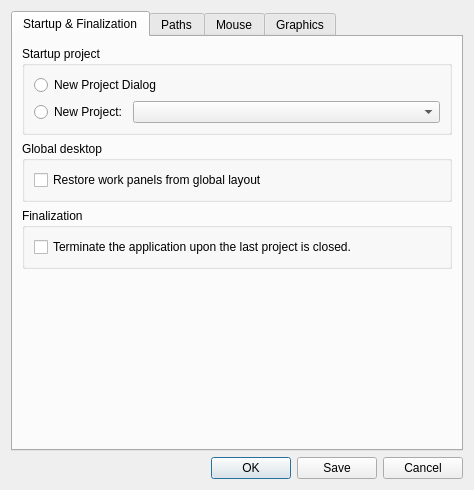
<?xml version="1.0" encoding="UTF-8"?>
<ui version="4.0">
 <class>GlobalSetupWorkPanel</class>
 <widget class="QWidget" name="GlobalSetupWorkPanel">
  <property name="geometry">
   <rect>
    <x>0</x>
    <y>0</y>
    <width>474</width>
    <height>490</height>
   </rect>
  </property>
  <property name="windowTitle">
   <string>Global Setup</string>
  </property>
  <property name="windowIcon">
   <iconset>
    <normaloff>:/images/AdminWorkPanels/global_setup.png</normaloff>:/images/AdminWorkPanels/global_setup.png</iconset>
  </property>
  <layout class="QVBoxLayout" name="_2">
   <item>
    <widget class="QTabWidget" name="tabWidget">
     <property name="layoutDirection">
      <enum>Qt::LeftToRight</enum>
     </property>
     <property name="currentIndex">
      <number>0</number>
     </property>
     <widget class="QWidget" name="desktopTab">
      <attribute name="title">
       <string>Startup &amp;&amp; Finalization</string>
      </attribute>
      <layout class="QVBoxLayout" name="_3">
       <item>
        <widget class="QGroupBox" name="groupBox2">
         <property name="toolTip">
          <string>Configure what is loaded on program startup.</string>
         </property>
         <property name="title">
          <string>Startup project</string>
         </property>
         <layout class="QVBoxLayout" name="_4">
          <item>
           <widget class="QRadioButton" name="newProjectRB">
            <property name="text">
             <string>New Project Dialog</string>
            </property>
            <property name="checked">
             <bool>false</bool>
            </property>
           </widget>
          </item>
          <item>
           <layout class="QHBoxLayout" name="_5">
            <item>
             <widget class="QRadioButton" name="userProjectRB">
              <property name="sizePolicy">
               <sizepolicy hsizetype="Minimum" vsizetype="Fixed">
                <horstretch>0</horstretch>
                <verstretch>0</verstretch>
               </sizepolicy>
              </property>
              <property name="text">
               <string>New Project:</string>
              </property>
             </widget>
            </item>
            <item>
             <widget class="QComboBox" name="projectsCB">
              <property name="sizePolicy">
               <sizepolicy hsizetype="Preferred" vsizetype="Preferred">
                <horstretch>1</horstretch>
                <verstretch>0</verstretch>
               </sizepolicy>
              </property>
             </widget>
            </item>
           </layout>
          </item>
         </layout>
        </widget>
       </item>
       <item>
        <widget class="QGroupBox" name="groupBox">
         <property name="title">
          <string>Global desktop</string>
         </property>
         <layout class="QVBoxLayout" name="verticalLayout">
          <item>
           <widget class="QCheckBox" name="desktopRestoreCB">
            <property name="text">
             <string>Restore work panels from global layout</string>
            </property>
           </widget>
          </item>
         </layout>
        </widget>
       </item>
       <item>
        <widget class="QGroupBox" name="groupBox_2">
         <property name="title">
          <string>Finalization</string>
         </property>
         <layout class="QVBoxLayout" name="verticalLayout_3">
          <item>
           <widget class="QCheckBox" name="terminateApplicationAfterLastProjectCB">
            <property name="text">
             <string>Terminate the application upon the last project is closed.</string>
            </property>
           </widget>
          </item>
         </layout>
        </widget>
       </item>
       <item>
        <spacer>
         <property name="orientation">
          <enum>Qt::Vertical</enum>
         </property>
         <property name="sizeHint" stdset="0">
          <size>
           <width>20</width>
           <height>40</height>
          </size>
         </property>
        </spacer>
       </item>
      </layout>
     </widget>
     <widget class="QWidget" name="pathsTab">
      <attribute name="title">
       <string>Paths</string>
      </attribute>
      <layout class="QVBoxLayout">
       <item>
        <widget class="QGroupBox" name="groupBox3">
         <property name="sizePolicy">
          <sizepolicy hsizetype="Preferred" vsizetype="Maximum">
           <horstretch>0</horstretch>
           <verstretch>0</verstretch>
          </sizepolicy>
         </property>
         <property name="title">
          <string>Setup</string>
         </property>
         <property name="alignment">
          <set>Qt::AlignLeading|Qt::AlignLeft|Qt::AlignTop</set>
         </property>
         <layout class="QVBoxLayout">
          <item>
           <widget class="QRadioButton" name="fixedPathRB">
            <property name="text">
             <string>Use fixed path</string>
            </property>
           </widget>
          </item>
          <item>
           <widget class="QRadioButton" name="lastPathRB">
            <property name="text">
             <string>Use the same dynamic path for all modules</string>
            </property>
            <property name="checked">
             <bool>true</bool>
            </property>
           </widget>
          </item>
          <item>
           <widget class="QRadioButton" name="lastModulePathCB">
            <property name="text">
             <string>Use dynamic paths </string>
            </property>
           </widget>
          </item>
         </layout>
        </widget>
       </item>
       <item>
        <widget class="QGroupBox" name="groupBox_4">
         <property name="title">
          <string>Paths</string>
         </property>
         <layout class="QGridLayout" name="gridLayout_2">
          <item row="0" column="0">
           <widget class="QLabel" name="label_8">
            <property name="text">
             <string>Fixed path:</string>
            </property>
           </widget>
          </item>
          <item row="0" column="1">
           <widget class="QLineEdit" name="fixedPathLE">
            <property name="text">
             <string/>
            </property>
           </widget>
          </item>
          <item row="0" column="2">
           <widget class="QToolButton" name="getFixedPathTB">
            <property name="text">
             <string>...</string>
            </property>
           </widget>
          </item>
          <item row="1" column="0">
           <widget class="QLabel" name="label_9">
            <property name="text">
             <string>Last path:</string>
            </property>
           </widget>
          </item>
          <item row="1" column="1" colspan="2">
           <widget class="QLineEdit" name="dynamicPathLE">
            <property name="enabled">
             <bool>false</bool>
            </property>
           </widget>
          </item>
         </layout>
        </widget>
       </item>
       <item>
        <widget class="QGroupBox" name="groupBox_3">
         <property name="title">
          <string>Module Paths</string>
         </property>
         <layout class="QVBoxLayout" name="verticalLayout_4">
          <item>
           <widget class="QTreeView" name="modulePathsTV">
            <property name="rootIsDecorated">
             <bool>false</bool>
            </property>
            <property name="sortingEnabled">
             <bool>true</bool>
            </property>
           </widget>
          </item>
          <item>
           <layout class="QHBoxLayout" name="horizontalLayout_3">
            <item>
             <spacer name="horizontalSpacer_2">
              <property name="orientation">
               <enum>Qt::Horizontal</enum>
              </property>
              <property name="sizeHint" stdset="0">
               <size>
                <width>40</width>
                <height>20</height>
               </size>
              </property>
             </spacer>
            </item>
            <item>
             <widget class="QPushButton" name="clearModulePathsTB">
              <property name="text">
               <string>Clear</string>
              </property>
             </widget>
            </item>
           </layout>
          </item>
         </layout>
        </widget>
       </item>
       <item>
        <spacer>
         <property name="orientation">
          <enum>Qt::Vertical</enum>
         </property>
         <property name="sizeHint" stdset="0">
          <size>
           <width>20</width>
           <height>40</height>
          </size>
         </property>
        </spacer>
       </item>
      </layout>
     </widget>
     <widget class="QWidget" name="tab">
      <attribute name="title">
       <string>Mouse</string>
      </attribute>
      <layout class="QGridLayout" name="gridLayout">
       <item row="3" column="0">
        <widget class="QLabel" name="label_3">
         <property name="text">
          <string>Translation sensitivity:</string>
         </property>
        </widget>
       </item>
       <item row="2" column="2">
        <widget class="QDoubleSpinBox" name="RSensitivityYSB">
         <property name="sizePolicy">
          <sizepolicy hsizetype="Minimum" vsizetype="Fixed">
           <horstretch>0</horstretch>
           <verstretch>0</verstretch>
          </sizepolicy>
         </property>
         <property name="alignment">
          <set>Qt::AlignRight|Qt::AlignTrailing|Qt::AlignVCenter</set>
         </property>
         <property name="decimals">
          <number>3</number>
         </property>
         <property name="singleStep">
          <double>0.020000000000000</double>
         </property>
        </widget>
       </item>
       <item row="7" column="0" colspan="4">
        <layout class="QHBoxLayout" name="horizontalLayout">
         <item>
          <widget class="QPushButton" name="restoreMouseSystemDefaultsPB">
           <property name="text">
            <string>System defaults</string>
           </property>
          </widget>
         </item>
         <item>
          <widget class="QPushButton" name="restoreMouseUserDefaultsPB">
           <property name="text">
            <string>User defaults</string>
           </property>
          </widget>
         </item>
         <item>
          <spacer name="horizontalSpacer">
           <property name="orientation">
            <enum>Qt::Horizontal</enum>
           </property>
           <property name="sizeHint" stdset="0">
            <size>
             <width>40</width>
             <height>20</height>
            </size>
           </property>
          </spacer>
         </item>
         <item>
          <widget class="QPushButton" name="applyUserMouseSetupPB">
           <property name="text">
            <string>Apply</string>
           </property>
          </widget>
         </item>
        </layout>
       </item>
       <item row="3" column="1">
        <widget class="QDoubleSpinBox" name="MSensitivityXSB">
         <property name="sizePolicy">
          <sizepolicy hsizetype="Minimum" vsizetype="Fixed">
           <horstretch>0</horstretch>
           <verstretch>0</verstretch>
          </sizepolicy>
         </property>
         <property name="alignment">
          <set>Qt::AlignRight|Qt::AlignTrailing|Qt::AlignVCenter</set>
         </property>
         <property name="decimals">
          <number>3</number>
         </property>
         <property name="singleStep">
          <double>0.020000000000000</double>
         </property>
        </widget>
       </item>
       <item row="4" column="0">
        <widget class="QLabel" name="label_4">
         <property name="text">
          <string>Wheel sensitivity:</string>
         </property>
        </widget>
       </item>
       <item row="0" column="1" colspan="3">
        <widget class="QComboBox" name="DefaultMouseModeCB">
         <item>
          <property name="text">
           <string>SRT</string>
          </property>
         </item>
         <item>
          <property name="text">
           <string>Select</string>
          </property>
         </item>
         <item>
          <property name="text">
           <string>Rotate</string>
          </property>
         </item>
         <item>
          <property name="text">
           <string>Translate</string>
          </property>
         </item>
         <item>
          <property name="text">
           <string>Scale</string>
          </property>
         </item>
        </widget>
       </item>
       <item row="3" column="2">
        <widget class="QDoubleSpinBox" name="MSensitivityYSB">
         <property name="sizePolicy">
          <sizepolicy hsizetype="Minimum" vsizetype="Fixed">
           <horstretch>0</horstretch>
           <verstretch>0</verstretch>
          </sizepolicy>
         </property>
         <property name="alignment">
          <set>Qt::AlignRight|Qt::AlignTrailing|Qt::AlignVCenter</set>
         </property>
         <property name="decimals">
          <number>3</number>
         </property>
         <property name="singleStep">
          <double>0.020000000000000</double>
         </property>
        </widget>
       </item>
       <item row="0" column="0">
        <widget class="QLabel" name="label">
         <property name="sizePolicy">
          <sizepolicy hsizetype="Minimum" vsizetype="Preferred">
           <horstretch>0</horstretch>
           <verstretch>0</verstretch>
          </sizepolicy>
         </property>
         <property name="text">
          <string>Default mouse model:</string>
         </property>
        </widget>
       </item>
       <item row="3" column="3">
        <widget class="QDoubleSpinBox" name="MSensitivityZSB">
         <property name="sizePolicy">
          <sizepolicy hsizetype="Minimum" vsizetype="Fixed">
           <horstretch>0</horstretch>
           <verstretch>0</verstretch>
          </sizepolicy>
         </property>
         <property name="alignment">
          <set>Qt::AlignRight|Qt::AlignTrailing|Qt::AlignVCenter</set>
         </property>
         <property name="decimals">
          <number>3</number>
         </property>
         <property name="singleStep">
          <double>0.020000000000000</double>
         </property>
        </widget>
       </item>
       <item row="2" column="1">
        <widget class="QDoubleSpinBox" name="RSensitivityXSB">
         <property name="sizePolicy">
          <sizepolicy hsizetype="Minimum" vsizetype="Fixed">
           <horstretch>0</horstretch>
           <verstretch>0</verstretch>
          </sizepolicy>
         </property>
         <property name="alignment">
          <set>Qt::AlignRight|Qt::AlignTrailing|Qt::AlignVCenter</set>
         </property>
         <property name="decimals">
          <number>3</number>
         </property>
         <property name="singleStep">
          <double>0.020000000000000</double>
         </property>
        </widget>
       </item>
       <item row="2" column="3">
        <widget class="QDoubleSpinBox" name="RSensitivityZSB">
         <property name="sizePolicy">
          <sizepolicy hsizetype="Minimum" vsizetype="Fixed">
           <horstretch>0</horstretch>
           <verstretch>0</verstretch>
          </sizepolicy>
         </property>
         <property name="alignment">
          <set>Qt::AlignRight|Qt::AlignTrailing|Qt::AlignVCenter</set>
         </property>
         <property name="decimals">
          <number>3</number>
         </property>
         <property name="singleStep">
          <double>0.020000000000000</double>
         </property>
        </widget>
       </item>
       <item row="5" column="0" colspan="4">
        <widget class="QCheckBox" name="ThreeButtonsCB">
         <property name="text">
          <string>Three button emulation</string>
         </property>
        </widget>
       </item>
       <item row="6" column="0">
        <spacer name="verticalSpacer">
         <property name="orientation">
          <enum>Qt::Vertical</enum>
         </property>
         <property name="sizeHint" stdset="0">
          <size>
           <width>20</width>
           <height>40</height>
          </size>
         </property>
        </spacer>
       </item>
       <item row="2" column="0">
        <widget class="QLabel" name="label_2">
         <property name="text">
          <string>Rotation sensitivity:</string>
         </property>
        </widget>
       </item>
       <item row="1" column="1">
        <widget class="QLabel" name="label_5">
         <property name="text">
          <string>X</string>
         </property>
         <property name="alignment">
          <set>Qt::AlignCenter</set>
         </property>
        </widget>
       </item>
       <item row="1" column="2">
        <widget class="QLabel" name="label_6">
         <property name="text">
          <string>Y</string>
         </property>
         <property name="alignment">
          <set>Qt::AlignCenter</set>
         </property>
        </widget>
       </item>
       <item row="1" column="3">
        <widget class="QLabel" name="label_7">
         <property name="text">
          <string>Z</string>
         </property>
         <property name="alignment">
          <set>Qt::AlignCenter</set>
         </property>
        </widget>
       </item>
       <item row="4" column="2">
        <widget class="QDoubleSpinBox" name="WSensitivityYSB">
         <property name="sizePolicy">
          <sizepolicy hsizetype="Minimum" vsizetype="Fixed">
           <horstretch>0</horstretch>
           <verstretch>0</verstretch>
          </sizepolicy>
         </property>
         <property name="alignment">
          <set>Qt::AlignRight|Qt::AlignTrailing|Qt::AlignVCenter</set>
         </property>
         <property name="decimals">
          <number>3</number>
         </property>
         <property name="singleStep">
          <double>0.020000000000000</double>
         </property>
        </widget>
       </item>
      </layout>
     </widget>
     <widget class="QWidget" name="tab_2">
      <attribute name="title">
       <string>Graphics</string>
      </attribute>
      <layout class="QVBoxLayout" name="verticalLayout_2">
       <item>
        <widget class="QCheckBox" name="multisamplingCB">
         <property name="text">
          <string>Enable multisampling if available</string>
         </property>
        </widget>
       </item>
       <item>
        <widget class="QCheckBox" name="quadStereoCB">
         <property name="text">
          <string>Enable quad buffer stereo if available</string>
         </property>
        </widget>
       </item>
       <item>
        <widget class="QLabel" name="label_10">
         <property name="text">
          <string>&lt;html&gt;&lt;head/&gt;&lt;body&gt;&lt;p&gt;&lt;span style=&quot; font-weight:600;&quot;&gt;Note: &lt;/span&gt;Changes will only propagates to new graphics views.&lt;/p&gt;&lt;/body&gt;&lt;/html&gt;</string>
         </property>
        </widget>
       </item>
       <item>
        <spacer name="verticalSpacer_2">
         <property name="orientation">
          <enum>Qt::Vertical</enum>
         </property>
         <property name="sizeHint" stdset="0">
          <size>
           <width>20</width>
           <height>40</height>
          </size>
         </property>
        </spacer>
       </item>
      </layout>
     </widget>
    </widget>
   </item>
   <item>
    <widget class="QDialogButtonBox" name="buttonBox">
     <property name="standardButtons">
      <set>QDialogButtonBox::Cancel|QDialogButtonBox::Ok|QDialogButtonBox::Save</set>
     </property>
     <property name="centerButtons">
      <bool>false</bool>
     </property>
    </widget>
   </item>
  </layout>
 </widget>
 <resources/>
 <connections>
  <connection>
   <sender>buttonBox</sender>
   <signal>rejected()</signal>
   <receiver>GlobalSetupWorkPanel</receiver>
   <slot>close()</slot>
   <hints>
    <hint type="sourcelabel">
     <x>189</x>
     <y>268</y>
    </hint>
    <hint type="destinationlabel">
     <x>189</x>
     <y>146</y>
    </hint>
   </hints>
  </connection>
 </connections>
</ui>
